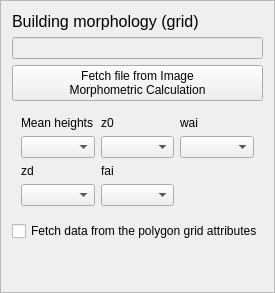
    <widget class="QFrame" name="frame">
     <property name="frameShape">
      <enum>QFrame::StyledPanel</enum>
     </property>
     <property name="frameShadow">
      <enum>QFrame::Raised</enum>
     </property>
     <layout class="QGridLayout" name="gridLayout_19">
      <item row="1" column="0">
       <widget class="QLineEdit" name="textInputIMPData">
        <property name="enabled">
         <bool>false</bool>
        </property>
       </widget>
      </item>
      <item row="4" column="0">
       <widget class="QCheckBox" name="IMP_checkBox">
        <property name="text">
         <string>Fetch data from the polygon grid attributes</string>
        </property>
       </widget>
      </item>
      <item row="2" column="0">
       <widget class="QPushButton" name="pushButtonImportIMPBuild">
        <property name="enabled">
         <bool>true</bool>
        </property>
        <property name="text">
         <string>Fetch file from Image 
Morphometric Calculation</string>
        </property>
       </widget>
      </item>
      <item row="5" column="0">
       <spacer name="verticalSpacer_6">
        <property name="orientation">
         <enum>Qt::Vertical</enum>
        </property>
        <property name="sizeHint" stdset="0">
         <size>
          <width>20</width>
          <height>40</height>
         </size>
        </property>
       </spacer>
      </item>
      <item row="0" column="0">
       <widget class="QLabel" name="label_12">
        <property name="text">
         <string>&lt;!DOCTYPE HTML PUBLIC &quot;-//W3C//DTD HTML 4.0//EN&quot; &quot;http://www.w3.org/TR/REC-html40/strict.dtd&quot;&gt;
&lt;html&gt;&lt;head&gt;&lt;meta name=&quot;qrichtext&quot; content=&quot;1&quot; /&gt;&lt;style type=&quot;text/css&quot;&gt;
p, li { white-space: pre-wrap; }
&lt;/style&gt;&lt;/head&gt;&lt;body style=&quot; font-family:'MS Shell Dlg 2'; font-size:8pt; font-weight:400; font-style:normal;&quot;&gt;
&lt;p style=&quot; margin-top:0px; margin-bottom:0px; margin-left:0px; margin-right:0px; -qt-block-indent:0; text-indent:0px;&quot;&gt;&lt;span style=&quot; font-size:12pt;&quot;&gt;Building morphology (grid)&lt;/span&gt;&lt;/p&gt;&lt;/body&gt;&lt;/html&gt;</string>
        </property>
       </widget>
      </item>
      <item row="3" column="0">
       <widget class="QFrame" name="IMP_Frame">
        <property name="frameShape">
         <enum>QFrame::NoFrame</enum>
        </property>
        <property name="frameShadow">
         <enum>QFrame::Sunken</enum>
        </property>
        <property name="lineWidth">
         <number>1</number>
        </property>
        <layout class="QGridLayout" name="gridLayout_6">
         <item row="2" column="2">
          <widget class="QLabel" name="label_34">
           <property name="text">
            <string>fai</string>
           </property>
          </widget>
         </item>
         <item row="3" column="1">
          <widget class="QComboBox" name="IMP_zd"/>
         </item>
         <item row="1" column="2">
          <widget class="QComboBox" name="IMP_z0"/>
         </item>
         <item row="2" column="1">
          <widget class="QLabel" name="label_30">
           <property name="text">
            <string>zd</string>
           </property>
          </widget>
         </item>
         <item row="1" column="1">
          <widget class="QComboBox" name="IMP_mean"/>
         </item>
         <item row="0" column="1">
          <widget class="QLabel" name="label_29">
           <property name="text">
            <string>Mean heights</string>
           </property>
          </widget>
         </item>
         <item row="0" column="2">
          <widget class="QLabel" name="label_33">
           <property name="text">
            <string>z0</string>
           </property>
          </widget>
         </item>
         <item row="3" column="2">
          <widget class="QComboBox" name="IMP_fai"/>
         </item>
         <item row="1" column="3">
          <widget class="QComboBox" name="IMP_wai"/>
         </item>
         <item row="0" column="3">
          <widget class="QLabel" name="label_38">
           <property name="text">
            <string>wai</string>
           </property>
          </widget>
         </item>
        </layout>
       </widget>
      </item>
     </layout>
    </widget>
